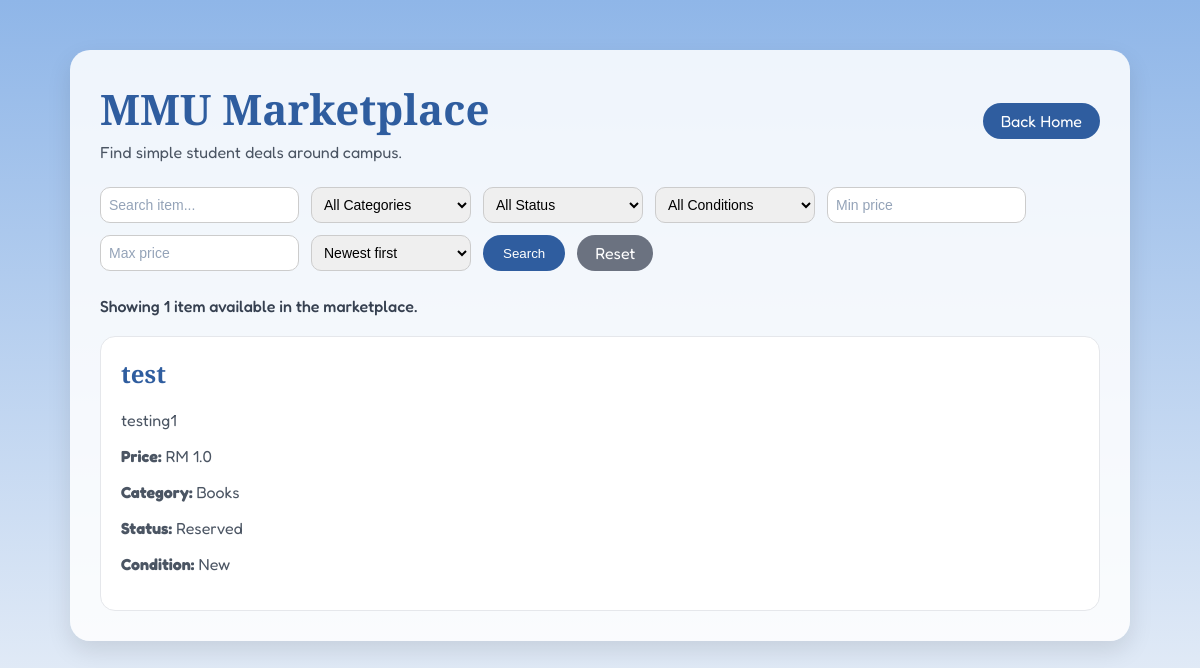
/marketplace, run on an earlier commit of the app's database.
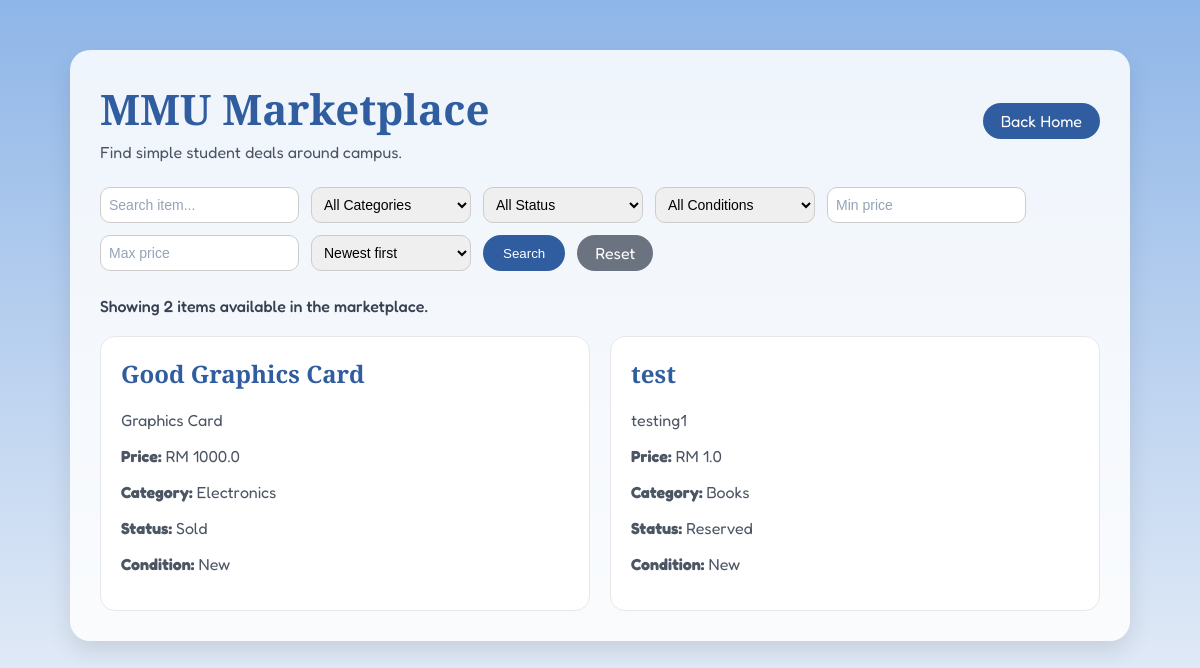
And on a later commit of the database.
### tables this page shows
CREATE TABLE item(
                   id INTEGER PRIMARY KEY AUTOINCREMENT,
                   title TEXT NOT NULL,
                   description TEXT NOT NULL,
                   category_id INTEGER NOT NULL,
                   status_id INTEGER NOT NULL,
                   condition_id INTEGER,
                   price REAL NOT NULL, image TEXT,
                   FOREIGN KEY(category_id) REFERENCES category(id),
                   FOREIGN KEY(status_id) REFERENCES status(id),
                   FOREIGN KEY(condition_id) REFERENCES item_condition(id)
                   );

CREATE TABLE category(
                   id INTEGER PRIMARY KEY AUTOINCREMENT,
                   name TEXT NOT NULL UNIQUE
                   
                   );

CREATE TABLE status(
                   id INTEGER PRIMARY KEY AUTOINCREMENT,
                   condition TEXT NOT NULL UNIQUE
                   
                   );

### app.py (the view, shortened to what this page needs)
@app.route("/marketplace", methods=['GET'])
def marketplace():
    search = request.args.get("search", "").strip()
    category = request.args.get("category", "").strip()
    status = request.args.get("status", "").strip()
    condition = request.args.get("condition", "").strip()
    min_price = request.args.get("min_price", "").strip()
    max_price = request.args.get("max_price", "").strip()
    sort = request.args.get("sort", "newest").strip()
    sort_options = {
        "newest": {
            "label": "Newest first",
            "order_by": "item.id DESC"
        },
        "price_low": {
            "label": "Price: Low to High",
            "order_by": "item.price ASC"
        },
        "price_high": {
            "label": "Price: High to Low",
            "order_by": "item.price DESC"
        },
        "title_az": {
            "label": "Title: A to Z",
            "order_by": "item.title ASC"
        }
    }
    if sort not in sort_options:
        sort = "newest"
    connect = sqlite3.connect("database.db")
    cursor = connect.cursor()
    cursor.execute("SELECT * FROM category")
    categories_list = cursor.fetchall()
    cursor.execute("SELECT * FROM status")
    status_list = cursor.fetchall()
    cursor.execute("SELECT * FROM item_condition")
    conditions_list = cursor.fetchall()
    category_names = {str(row[0]): row[1] for row in categories_list}
    status_names = {str(row[0]): row[1] for row in status_list}
    condition_names = {str(row[0]): row[1] for row in conditions_list}
    if category and category not in category_names:
        category = ""
    if status and status not in status_names:
        status = ""
    if condition and condition not in condition_names:
        condition = ""
    query = """
            SELECT item.id, item.title, item.description, item.price,
                   category.name, status.condition,
                   COALESCE(item_condition.name, 'Not specified')
            FROM item
            JOIN category ON item.category_id = category.id
            JOIN status ON item.status_id = status.id
            LEFT JOIN item_condition ON item.condition_id = item_condition.id
            WHERE 1 = 1
            """
    values = []
    if category:
        query += " AND item.category_id = ?"
        values.append(category)
    if status:
        query += " AND item.status_id = ?"
        values.append(status)
    if condition:
        query += " AND item.condition_id = ?"
        values.append(condition)
    min_price_value = None
    max_price_value = None
    if min_price_value is not None and max_price_value is not None and min_price_value > max_price_value:
        min_price_value, max_price_value = max_price_value, min_price_value
        min_price, max_price = max_price, min_price
    if min_price_value is not None:
        query += " AND item.price >= ?"
        values.append(min_price_value)
    if max_price_value is not None:
        query += " AND item.price <= ?"
        values.append(max_price_value)
    query += " ORDER BY " + sort_options[sort]["order_by"]
    cursor.execute(query, values)
    items = cursor.fetchall()
    connect.close()
    active_params = {}
    if search:
        active_params["search"] = search
    if category:
        active_params["category"] = category
    if status:
        active_params["status"] = status
    if condition:
        active_params["condition"] = condition
    if min_price:
        active_params["min_price"] = min_price
    if max_price:
        active_params["max_price"] = max_price
    if sort != "newest":
        active_params["sort"] = sort
    active_filters = []
    def add_active_filter(key, label, value):
        remove_params = active_params.copy()
        remove_params.pop(key, None)
        active_filters.append({
            "label": label,
            "value": value,
            "remove_url": url_for("marketplace", **remove_params)
        })
    if search:
        add_active_filter("search", "Keyword", search)
    if category:
        add_active_filter("category", "Category", category_names[category])
    if status:
        add_active_filter("status", "Status", status_names[status])
    if condition:
        add_active_filter("condition", "Condition", condition_names[condition])
    if min_price:
        add_active_filter("min_price", "Min price", "RM " + min_price)
    if max_price:
        add_active_filter("max_price", "Max price", "RM " + max_price)
    if sort != "newest":
        add_active_filter("sort", "Sort", sort_options[sort]["label"])
    return render_template("marketplace.html",
                           items=items,
                           categories=categories_list,
                           status=status_list,
                           conditions=conditions_list,
                           sort_options=sort_options,
                           active_filters=active_filters,
                           search=search,
                           selected_category=category,
                           selected_status=status,
                           selected_condition=condition,
                           min_price=min_price,
                           max_price=max_price,
                           selected_sort=sort)

### templates/marketplace.html (shortened to what this page needs)
{% extends "base.html" %}
{% block content %}
<main class="marketplace-page">
    <section class="marketplace-box">
        <header class="marketplace-top">
            <div>
                <h1>MMU Marketplace</h1>
                <p>Find simple student deals around campus.</p>
            </div>
            <a href="{{ url_for('home') }}">Back Home</a>
        </header>
        <form class="marketplace-filter" method="GET" action="{{ url_for('marketplace') }}">
            <input type="text" name="search" placeholder="Search item..." value="{{ search }}">
            <select name="category">
                <option value="">All Categories</option>
            </select>
            <select name="status">
                <option value="">All Status</option>
            </select>
            <select name="condition">
                <option value="">All Conditions</option>
            </select>
            <input type="number" name="min_price" placeholder="Min price" min="0" step="0.01" value="{{ min_price }}">
            <input type="number" name="max_price" placeholder="Max price" min="0" step="0.01" value="{{ max_price }}">
            <select name="sort">
                {% for sort_key, sort_data in sort_options.items() %}
                <option value="{{ sort_key }}" {% if selected_sort==sort_key %}selected{% endif %}>{{ sort_data.label }}
                </option>
                {% endfor %}
            </select>
            <button type="submit">Search</button>
            <a href="{{ url_for('marketplace') }}">Reset</a>
        </form>
        <div class="marketplace-summary">
            <p>
                Showing {{ items|length }} item{% if items|length != 1 %}s{% endif %}
                {% if active_filters %}matching your search and filters{% else %}available in the marketplace{% endif
                %}.
            </p>
        </div>
        <div class="simple-listing-grid">
            {% for item_id, title, description, price, category_name, status_name, condition_name in items %}
            <article class="simple-listing-card">
                <h2>{{ title }}</h2>
                <p>{{ description }}</p>
                <p><b>Price:</b> RM {{ price }}</p>
                <p><b>Category:</b> {{ category_name }}</p>
                <p><b>Status:</b> {{ status_name }}</p>
                <p><b>Condition:</b> {{ condition_name }}</p>
            </article>
            {% else %}
            <div class="empty-marketplace">
                <h2>No items found</h2>
                <p>Try changing your keyword, price range, category, status, or condition filter.</p>
                <a href="{{ url_for('marketplace') }}">Clear all filters</a>
            </div>
            {% endfor %}
        </div>
    </section>
</main>
{% endblock %}

What changed in the data, as far as the page shows it:
added item: title "Good Graphics Card", description "Graphics Card", price "1000.0", name "Electronics", condition "Sold", condition_name "New"
Also different on the page:
{{ items|length }}: "1" → "2"
text now shown: "s"
